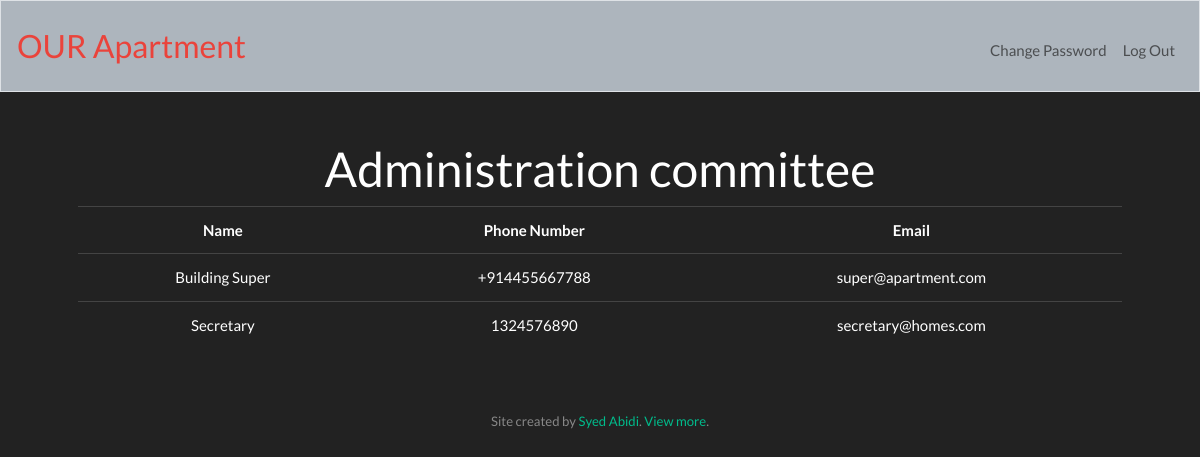
Screenshot of /admin (signed in) with the database file from the repository.
### tables this page shows
CREATE TABLE residents ( flat int NOT NULL, name varchar(255) NOT NULL, hash text, email varchar(255), area int, 'number' varchar(15), PRIMARY KEY (flat) );

### application.py (the view)
@app.route("/admin")
@login_required
def admin():
    rows = db.execute("SELECT * FROM residents WHERE flat < 101 ORDER BY flat ASC")
    return render_template("admin.html", rows=rows)

### application.py (called while the page is built)
@app.after_request
def after_request(response):
    response.headers["Cache-Control"] = "no-cache, no-store, must-revalidate"
    response.headers["Expires"] = 0
    response.headers["Pragma"] = "no-cache"
    return response

### helpers.py (called while the page is built)
def login_required(f):
    @wraps(f)
    def decorated_function(*args, **kwargs):
        if session.get("user_id") is None:
            return redirect("/login")
        return f(*args, **kwargs)
    return decorated_function

### templates/admin.html (shortened to what this page needs)
{% extends "layout.html" %}
{% block main %}
        <h1>Administration committee</h1>
        <table class="table">
          <tr>
            <th>Name</th>
            <th>Phone Number</th>
            <th>Email</th>
          </tr>
        {% for row in rows %}
          <tr>
            <td>{{ row.name }}</td>
            <td>{{ row.number }}</td>
            <td>{{ row.email }}</td>
          </tr>
        {% endfor %}
        </table>
{% endblock %}

### rows the page displays
residents: name "Building Super", number "+914455667788", email "super@apartment.com"
residents: name "Secretary", number "1324576890", email "secretary@homes.com"
